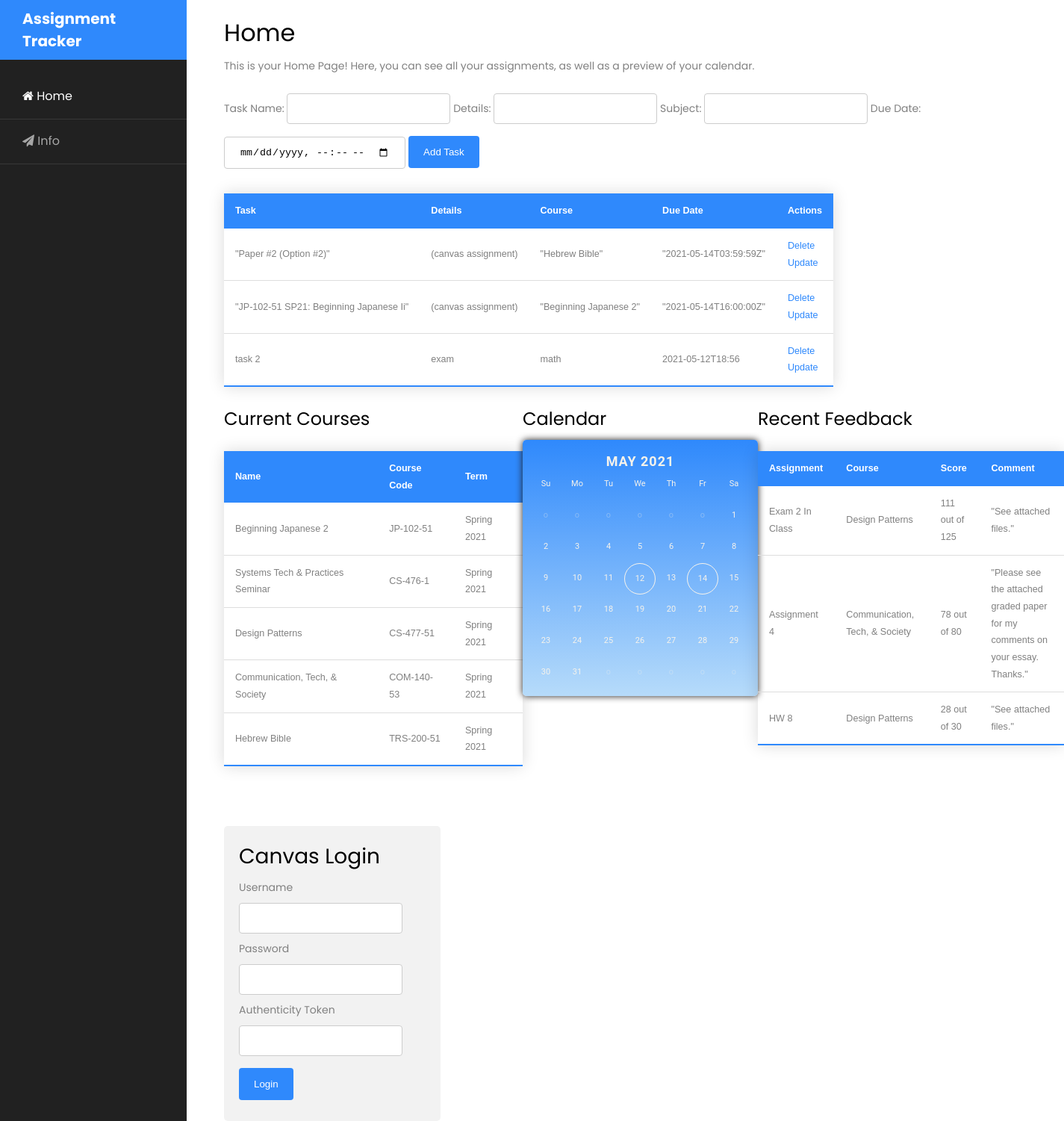
The page / on the database its author committed.
### app.py (models this page shows, shortened)
class TaskList(db.Model):
    id = db.Column(db.Integer, primary_key=True)
    content = db.Column(db.String(200), nullable=False)
    details = db.Column(db.String(200), nullable=False)
    subject = db.Column(db.String(200), nullable=False)
    duedate = db.Column(db.String(200), nullable=False)

### app.py (the view)
@app.route('/', methods=['POST','GET']) #add get/post functionality here!!!
def index():
    if request.method == 'POST':
        task_content = request.form['content']
        task_details = request.form['details']
        task_subject = request.form['subject']
        task_duedate = request.form['duedate']
        new_task = TaskList(content=task_content, details=task_details, subject=task_subject, duedate=task_duedate)
        try:
            db.session.add(new_task)
            db.session.commit()
            return redirect('/')
        except:
            return 'There was an issue adding your task'
    else:
        tasks = TaskList.query.order_by(TaskList.duedate).all()
        return render_template('index.html', tasks=tasks)

### templates/index.html (shortened to what this page needs)
<!DOCTYPE html>
<html lang="en">
<head>
    <link rel="stylesheet" href="https://stackpath.bootstrapcdn.com/font-awesome/4.7.0/css/font-awesome.min.css">
    <link rel="stylesheet" href="{{ url_for('static', filename='css/style.css') }}">
</head>
<body>
    <div class="wrapper d-flex align-items-stretch">
        <nav id="sidebar" class="">
            <h1><a href="{{ url_for('index') }}" class="logo">Assignment Tracker</a></h1>
            <ul class="list-unstyled components mb-5">
                <li class="active">
                    <a href="{{ url_for('index') }}"><span class="fa fa-home mr-3"></span> Home</a>
                </li>
                <li>
                    <a href="{{ url_for('info') }}"><span class="fa fa-paper-plane mr-3"></span> Info</a>
                </li>
            </ul>
        </nav>
        <div id="content" class="p-4 p-md-5 pt-5">
            <h2 class="mb-4">Home</h2>
            <p>This is your Home Page! Here, you can see all your assignments, as well as a preview of your calendar.</p>
            <div class="plswork">
                <form action="/" method="POST">
                    <label for="content">Task Name:</label>
                    <input type="text" name="content" id="ct">
                    <label for="details">Details: </label>
                    <input type="text" name="details" id="dt">
                    <label for="subject">Subject: </label>
                    <input type="text" name="subject" id="sj">
                    <label for="duedate">Due Date: </label>
                    <input type="datetime-local" name="duedate" id="dd">
                    <input type="submit" value="Add Task">
                </form>
            </div>
                {% if tasks|length < 1 %}
                <h4 style="text-align: center">There are no tasks. Create one!</h4>
                {% else %}
                <table class="styled-table">
                    <thead>
                        <tr>
                            <th>Task</th>
                            <th>Details</th>
                            <th>Course</th>
                            <th>Due Date</th>
                            <th>Actions</th>
                        </tr>
                    </thead>
                    {% for task in tasks %}
                        <tr>
                            <td>{{ task.content }}</td>
                            <td>{{ task.details }}</td>
                            <td>{{ task.subject }}</td>
                            <td>{{ task.duedate }}</td>
                            <td>
                                <a href="/delete/{{task.id}}">Delete</a>
                                <br>
                                <a href="/update/{{task.id}}">Update</a>
                            </td>
                        </tr>
                    {% endfor %}
                </table>
                {% endif %}
            <div class="canvas-stuff">
                <div>
                    {% if tasks|length < 2 %}
                    <h4 style="text-align: center"> </h4>
                    {% else %}
                    <h4>Current Courses</h4>
                    <table class="styled-table" >
                        <thead>
                            <tr>
                                <th>Name</th>
                                <th>Course Code</th>
                                <th>Term</th>
                            </tr>
                        </thead>
                        <tr>
                            <td>Beginning Japanese 2</td>
                            <td>JP-102-51</td>
                            <td>Spring 2021</td>
                        </tr>
                        <tr>
                            <td>Systems Tech & Practices Seminar</td>
                            <td>CS-476-1</td>
                            <td>Spring 2021</td>
                        </tr>
                        <tr>
                            <td>Design Patterns</td>
                            <td>CS-477-51</td>
                            <td>Spring 2021</td>
                        </tr>
                        <tr>
                            <td>Communication, Tech, & Society</td>
                            <td>COM-140-53</td>
                            <td>Spring 2021</td>
                        </tr>
                        <tr>
                            <td>Hebrew Bible</td>
                            <td>TRS-200-51</td>
                            <td>Spring 2021</td>
                        </tr>
                    </table>
                </div>
                <div>
                    <h4>Calendar</h4>
                <div class="jzdbox1 jzdbasf jzdcal">
                    <div class="jzdcalt">May 2021</div>
                    <span>Su</span>
                    <span>Mo</span>
                    <span>Tu</span>
                    <span>We</span>
                    <span>Th</span>
                    <span>Fr</span>
                    <span>Sa</span>
                    <span class="jzdb"></span>
                    <span class="jzdb"></span>
                    <span class="jzdb"></span>
                    <span class="jzdb"></span>
                    <span class="jzdb"></span>
                    <span class="jzdb"></span>
                    <span>1</span>
                    <span>2</span>
                    <span>3</span>
                    <span>4</span>
                    <span>5</span>
                    <span>6</span>
                    <span>7</span>
                    <span>8</span>
                    <span>9</span>
                    <span>10</span>
                    <span>11</span>
                    <span class="circle" data-title="JP-102-51 SP21: Beginning Japanese Ii">12</span>
                    <span>13</span>
                    <span class="circle" data-title="Paper #2 (Option #1)">14</span>
                    <span>15</span>
                    <span>16</span>
                    <span>17</span>
                    <span>18</span>
                    <span>19</span>
                    <span>20</span>
                    <span>21</span>
                    <span>22</span>
                    <span>23</span>
                    <span>24</span>
                    <span>25</span>
                    <span>26</span>
                    <span>27</span>
                    <span>28</span>
                    <span>29</span>
                    <span>30</span>
                    <span>31</span>
                    <span class="jzdb"></span>
                    <span class="jzdb"></span>
                    <span class="jzdb"></span>
                    <span class="jzdb"></span>
                    <span class="jzdb"></span>
                </div>
            </div>
                <div>
                    <h4>Recent Feedback</h4>
                    <table class="styled-table" >
                        <thead>
                            <tr>
                                <th>Assignment</th>
                                <th>Course</th>
                                <th>Score</th>
                                <th>Comment</th>
                            </tr>
                        </thead>
                            <tr>
                                <td>Exam 2 In Class</td>
                                <td>Design Patterns</td>
                                <td>111 out of 125</td>
                                <td>"See attached files."</td>
                            </tr>
                            <tr>
                                <td>Assignment 4</td>
                                <td>Communication, Tech, & Society</td>
                                <td>78 out of 80</td>
                                <td>"Please see the attached graded paper for my comments on your essay. Thanks."</td>
                            </tr>
                            <tr>
                                <td>HW 8</td>
                                <td>Design Patterns</td>
                                <td>28 out of 30</td>
                                <td>"See attached files."</td>
                            </tr>
                    </table>
                </div>
                    {% endif %}
            </div>
            <div class="form" id="canvas-login">
                <h3>Canvas Login</h3>
                <form action="/login" method="POST">
                    <label for="username">Username</label>
                    <input type="text" name="username" id="username">
                    <label for="password">Password</label>
                    <input type="password" name="password" id="password">
                    <label for="authtoken">Authenticity Token</label>
                    <input type="text" name="authtoken" id="authtoken">
                    <input type="submit" value="Login">
                </form>
            </div>
        </div>
    </div>
</body>
</html>

### static/css/style.css (style rules this page uses)
html { font-family: sans-serif; line-height: 1.15; -webkit-text-size-adjust: 100%; -webkit-tap-highlight-color: rgba(0, 0, 0, 0); }
body { margin: 0; font-family: -apple-system, BlinkMacSystemFont, "Segoe UI", Roboto, "Helvetica Neue", Arial, "Noto Sans", sans-serif, "Apple Color Emoji", "Segoe UI Emoji", "Segoe UI Symbol", "Noto Color Emoji"; font-size: 1rem; font-weight: 400; line-height: 1.5; color: #212529; text-align: left; background-color: #fff; }
h1, h2, h3, h4, h5, h6 { margin-top: 0; margin-bottom: 0.5rem; }
p { margin-top: 0; margin-bottom: 1rem; }
ol, ul, dl { margin-top: 0; margin-bottom: 1rem; }
a { color: #007bff; text-decoration: none; background-color: transparent; }
h1, h2, h3, h4, h5, h6, .h1, .h2, .h3, .h4, .h5, .h6 { margin-bottom: 0.5rem; font-weight: 500; line-height: 1.2; }
h1, .h1 { font-size: 2.5rem; }
h2, .h2 { font-size: 2rem; }
h3, .h3 { font-size: 1.75rem; }
h4, .h4 { font-size: 1.5rem; }
.d-flex { display: -webkit-box !important; display: -ms-flexbox !important; display: flex !important; }
.styled-table { border-collapse: collapse; margin: 25px 0; font-size: 0.9em; font-family: sans-serif; min-width: 400px; box-shadow: 0 0 20px rgba(0, 0, 0, 0.15); }
.styled-table thead tr { background-color: #2f89fc; color: #ffffff; text-align: left; }
.styled-table th, .styled-table td { padding: 12px 15px; }
.styled-table tbody tr { border-bottom: 1px solid #dddddd; }
.styled-table tbody tr:last-of-type { border-bottom: 2px solid #2f89fc; }
input[type=text], input[type=password], input[type=datetime-local], select { padding: 12px 20px; margin: 8px 0; display: inline-block; border: 1px solid #ccc; border-radius: 4px; box-sizing: border-box; }
input[type=submit] { background-color: #2f89fc; color: white; padding: 14px 20px; margin: 8px 0; border: none; border-radius: 4px; cursor: pointer; }
#canvas-login { border-radius: 5px; background-color: #f2f2f2; padding: 20px; margin: 55px 0px 0px 0px; max-width: 250px; }
.canvas-stuff { display: flex; justify-content: space-around; }
body { background-color:#282423; }
.jzdbox1 { width:315px; background:#332f2e; border-radius:5px; overflow:hidden; display:block; margin-bottom:10px; box-shadow:0 0 10px #201d1c; margin:0 auto; margin-top:10px; }
.jzdcal { padding:0 10px 10px 10px; box-sizing:border-box!important; background:#749d9e; background: -webkit-linear-gradient(#2f89fc, #b6dbfa)!important; background: -o-linear-gradient(#2f89fc, #b6dbfa)!important; background: -moz-linear-gradient(#2f89fc, #b6dbfa)!important; background: linear-gradient(#2f89fc, #b6dbfa)!important; }
.jzdcalt { font:18px 'Roboto'; font-weight:700; color:#f7f3eb; display:block; margin:18px 0 0 0; text-transform:uppercase; text-align:center; letter-spacing:1px; }
.jzdcal span { font:11px 'Roboto'; font-weight:400; color:#f7f3eb; text-align:center; width:42px; height:42px; display:inline-block; float:left; overflow:hidden; line-height:40px; }
.jzdcal .jzdb:before { opacity:0.3; content:'o'; }
.circle { border:1px solid #f7f3eb; box-sizing:border-box!important; border-radius:200px!important; }
body { font-family: "Poppins", Arial, sans-serif; font-size: 14px; line-height: 1.8; font-weight: normal; background: #fff; color: gray; }
a { -webkit-transition: .3s all ease; -o-transition: .3s all ease; transition: .3s all ease; color: #2f89fc; }
h1, h2, h3, h4, h5, .h1, .h2, .h3, .h4, .h5 { line-height: 1.5; font-weight: 400; font-family: "Poppins", Arial, sans-serif; color: #000; }
#sidebar { min-width: 250px; max-width: 250px; background: #212121; color: #fff; -webkit-transition: all 0.3s; -o-transition: all 0.3s; transition: all 0.3s; position: relative; }
#sidebar h1 { margin-bottom: 20px; font-weight: 700; font-size: 20px; }
#sidebar h1 .logo { color: #fff; display: block; padding: 10px 30px; background: #2f89fc; }
#sidebar ul.components { padding: 0; }
#sidebar ul li { font-size: 16px; }
#sidebar ul li a { padding: 15px 30px; display: block; color: rgba(255, 255, 255, 0.6); border-bottom: 1px solid rgba(255, 255, 255, 0.1); }
#sidebar ul li.active > a { background: transparent; color: #fff; }
#content { width: 100%; padding: 0; padding-top: 20px; padding-left: 50px; min-height: 100vh; -webkit-transition: all 0.3s; -o-transition: all 0.3s; transition: all 0.3s; }

### rows shown on the page
TaskList: content "\"Paper #2 (Option #2)\"", details "(canvas assignment)", subject "\"Hebrew Bible\"", duedate "\"2021-05-14T03:59:59Z\""
TaskList: content "\"JP-102-51 SP21: Beginning Japanese Ii\"", details "(canvas assignment)", subject "\"Beginning Japanese 2\"", duedate "\"2021-05-14T16:00:00Z\""
TaskList: content "task 2", details "exam", subject "math", duedate "2021-05-12T18:56"
